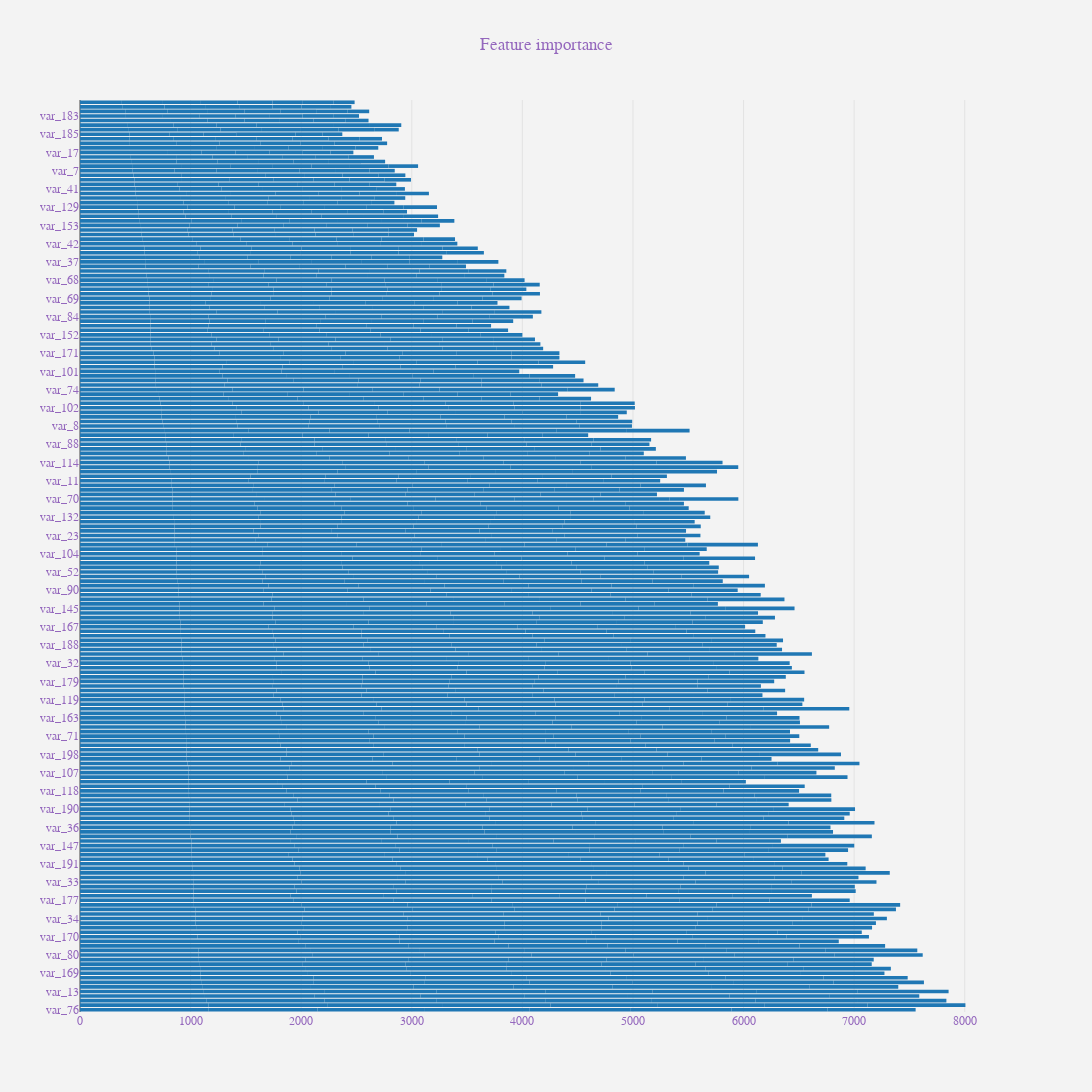

The cell this chart's notebook holds for it:
### Markdown cell above
### <a id='5.4'>5.4.Feature importance</a>

### Code cell
cols = (feature_importance_df[["feature", "importance"]]
        .groupby("feature")
        .mean()
        .sort_values(by="importance", ascending=False)[:1000].index)
best_features = feature_importance_df.loc[feature_importance_df.feature.isin(cols)]
data=best_features.sort_values(by="importance",ascending=False)

data = [go.Bar(
            x=data['importance'],
            y=data['feature'],
            orientation = 'h'
)]

layout = go.Layout(
    title='Feature importance',
    font=dict(family='Courier New, monospace', size=12, color='#9467bd'),
    autosize=False,
    width=1200,
    height=2500,
    plot_bgcolor  = "rgb(243,243,243)",
                        paper_bgcolor = "rgb(243,243,243)",
)

fig = go.Figure(data=data, layout=layout)

py.iplot(fig, filename='automargin')

### Figure 1 — Plotly figure (JSON) as saved in the notebook; plotly's stock layout.template omitted (floating-point values rounded to 4 significant figures; data arrays with more than 128 entries replaced by an {"elided": "..."} marker saying what was removed)
{"data": [{"orientation": "h", "x": {"elided": "1600 int values"}, "y": {"elided": "1600 str values"}, "type": "bar", "uid": "203d8a24-0cb1-4d92-8832-bf82e0abfc2a"}], "layout": {"autosize": false, "font": {"color": "#9467bd", "family": "Courier New, monospace", "size": 12}, "height": 2500, "paper_bgcolor": "rgb(243,243,243)", "plot_bgcolor": "rgb(243,243,243)", "title": {"text": "Feature importance"}, "width": 1200}}
